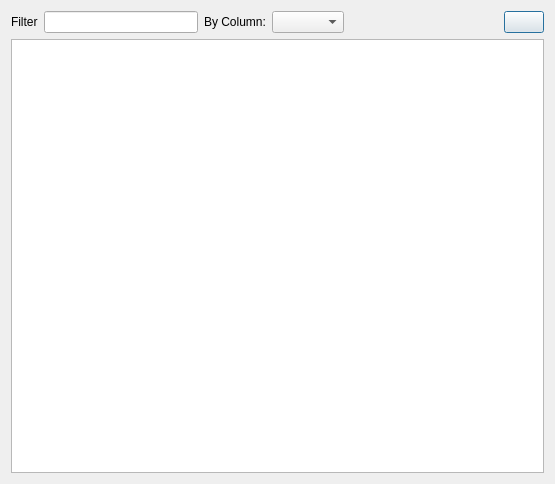
<?xml version="1.0" encoding="UTF-8"?>
<ui version="4.0">
 <class>Results</class>
 <widget class="QDialog" name="Results">
  <property name="windowModality">
   <enum>Qt::WindowModal</enum>
  </property>
  <property name="geometry">
   <rect>
    <x>0</x>
    <y>0</y>
    <width>555</width>
    <height>484</height>
   </rect>
  </property>
  <property name="sizePolicy">
   <sizepolicy hsizetype="Preferred" vsizetype="Preferred">
    <horstretch>0</horstretch>
    <verstretch>0</verstretch>
   </sizepolicy>
  </property>
  <property name="windowTitle">
   <string>Results</string>
  </property>
  <property name="modal">
   <bool>false</bool>
  </property>
  <layout class="QVBoxLayout" name="verticalLayout">
   <item>
    <layout class="QHBoxLayout" name="horizontalLayout">
     <item>
      <widget class="QLabel" name="label">
       <property name="text">
        <string>Filter</string>
       </property>
      </widget>
     </item>
     <item>
      <widget class="QLineEdit" name="lineEdit"/>
     </item>
     <item>
      <widget class="QLabel" name="label_2">
       <property name="text">
        <string>By Column:</string>
       </property>
      </widget>
     </item>
     <item>
      <widget class="QComboBox" name="comboBox"/>
     </item>
     <item>
      <spacer name="horizontalSpacer_2">
       <property name="orientation">
        <enum>Qt::Horizontal</enum>
       </property>
       <property name="sizeHint" stdset="0">
        <size>
         <width>40</width>
         <height>20</height>
        </size>
       </property>
      </spacer>
     </item>
     <item>
      <widget class="QPushButton" name="push_button_to_excel">
       <property name="text">
        <string/>
       </property>
       <property name="icon">
        <iconset resource="../../civiltools.qrc">
         <normaloff>:/civiltools/civilTools/images/xlsx.png</normaloff>:/civiltools/civilTools/images/xlsx.png</iconset>
       </property>
       <property name="iconSize">
        <size>
         <width>32</width>
         <height>32</height>
        </size>
       </property>
      </widget>
     </item>
    </layout>
   </item>
   <item>
    <widget class="QTableView" name="result_table_view">
     <property name="sizeAdjustPolicy">
      <enum>QAbstractScrollArea::AdjustToContents</enum>
     </property>
    </widget>
   </item>
  </layout>
 </widget>
 <resources>
  <include location="../../civiltools.qrc"/>
 </resources>
 <connections/>
</ui>
